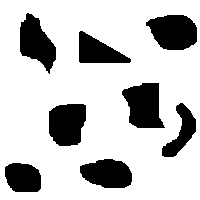
%> input picture MATLAB/map.bmp, 200 x 200 px
$ octave roadmap.m   (GNU Octave 9; MATLAB toolbox functions it lacks are replaced by stand-ins)
%> lines starting %> are read from the running program, lines starting %| are printed output that depends on the picture; in (x1, y1, x2, y2) boxes, pixels count from 0 and x2, y2 are one past the last pixel; in counts of white or black regions, pixels touching at a corner belong together; the program's own positions count from 1
map1=imread('map.bmp');   %load map
%> map1: size 200x200 logical; 77.1% white; 8 black regions, largest, box (x1, y1, x2, y2) and area: (122, 83, 165, 128) 1382, (146, 15, 197, 50) 1378, (49, 104, 86, 146) 1320
map=zeros(200,200);
map=map+map1;          %%copy some for later use
original_map=map;

flag=0;
            %% inverse 1 and 0
for i=1:200;
    for j=1:200;
        if map(i,j)==0
            map(i,j)=1;
        elseif map(i,j)==1
            map(i,j)=0;
        end
    end
end

index1=1;   % give every obstacle a number

%%% find all the obstacles
while ismember(1,map);
index=index1*10;
i=1;
j=1;

%%%%%%%%%%%%%% find the core
while i<=200&&flag==0
    while j<=200&&flag==0
        if map(i,j)==1;
            map(i,j)=index;
            flag=1;
        end
        j=j+1;
    end
    i=i+1;
    j=1;
end


for i=6:4:195
    for j=6:4:195
        if ismember(index,map(i-5:i+5,j-5:j+5))
          for p=i-5:i+5
              for q=j-5:j+5
                  if map(p,q)==1
                      map(p,q)=index;
                  end
              end
          end

        end
    end
end
index1=index1+1;
 flag=0;
end
%> this loop made 8 passes
%> index on passes 1 to 8: 10, 20, 30, 40, 50, 60, 70, 80
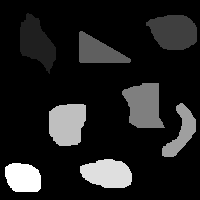
%> map: size 200x200 double; min 0, max 80, mean 9.9; drawn with min black and max white
map_road=map;
image(map);
colorbar;
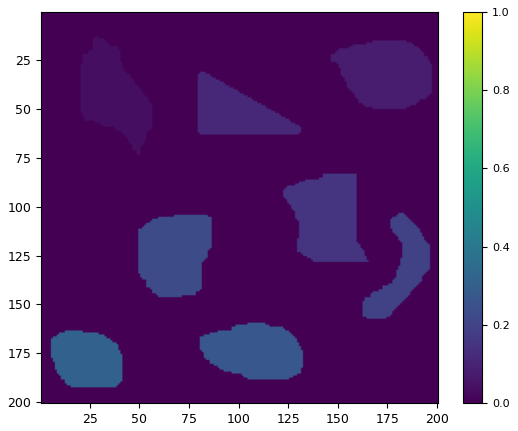
%> figure redrawn from the program's plot data


hold on;
